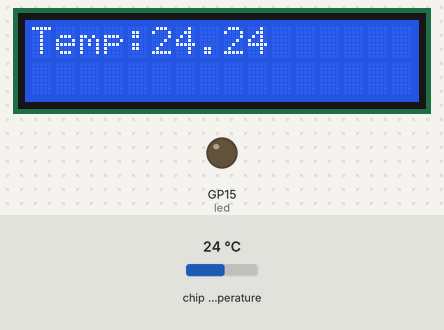
The program below on a simulated Raspberry Pi Pico running MicroPython. On the bench: 16×2 character LCD, output pins drawn as LEDs (lit = HIGH). The test bench sets the inputs (shaded band); at power-on: chip temperature 24 °C. What the program prints to the serial console is not drawn.

Above: at 1.2 s.
1.3 s: chip temperature set to 1 °C
At 2.6 s:
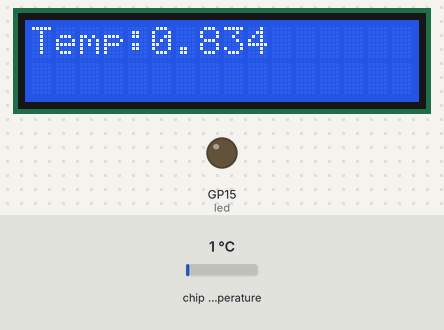
3.5 s: chip temperature set to 11 °C
At 5.3 s:
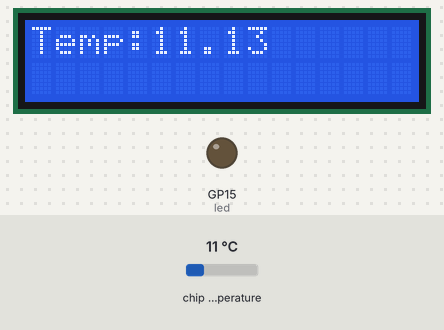
5.6 s: chip temperature set to 22 °C
At 7.4 s:
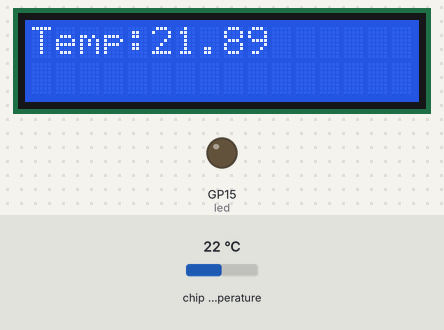
Timing chart, 0 to 8.9 s (numbered marks = the images above; inputs shaded):
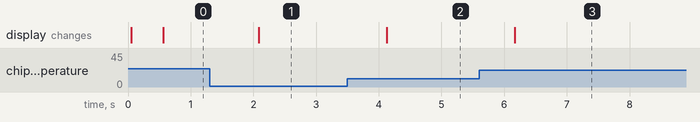

The program:

temp.py
```python
from machine import I2C, Pin, ADC
from time import sleep
from pico_i2c_lcd import I2cLcd
i2c = I2C(0, sda=Pin(0), scl=Pin(1), freq=400000)
led = Pin(15, Pin.OUT)

I2C_ADDR = i2c.scan()[0]
lcd = I2cLcd(i2c, I2C_ADDR, 2, 16)


def read_temp():
    sensor_temp = ADC(4)
    conversion_factor = 3.3 / (65535)
    reading = sensor_temp.read_u16() * conversion_factor
    temperature = 27 - (reading - 0.706)/0.001721
    formatted_temperature = "{:.2f}".format(temperature)
    string_temperature = str("Temp:" + formatted_temperature)
    print(string_temperature)
    sleep(0.5)
    return string_temperature


while True:

    temperature = read_temp()
    lcd.move_to(0,0)
    lcd.putstr(temperature)


   # time = utime.localtime()
    #lcd.putstr(str(ds.year()) + "/" +  str(ds.month()) + "/" + str(ds.day()) + " " + str(ds.hour()) + ":" + str(ds.minute()))
```

Measured:
- after the input at 1.3 s, the display: changes after 0.79 s (image 1)
- after the input at 3.5 s, the display: changes after 0.63 s (image 2)
- after the input at 5.6 s, the display: changes after 0.57 s (image 3)
